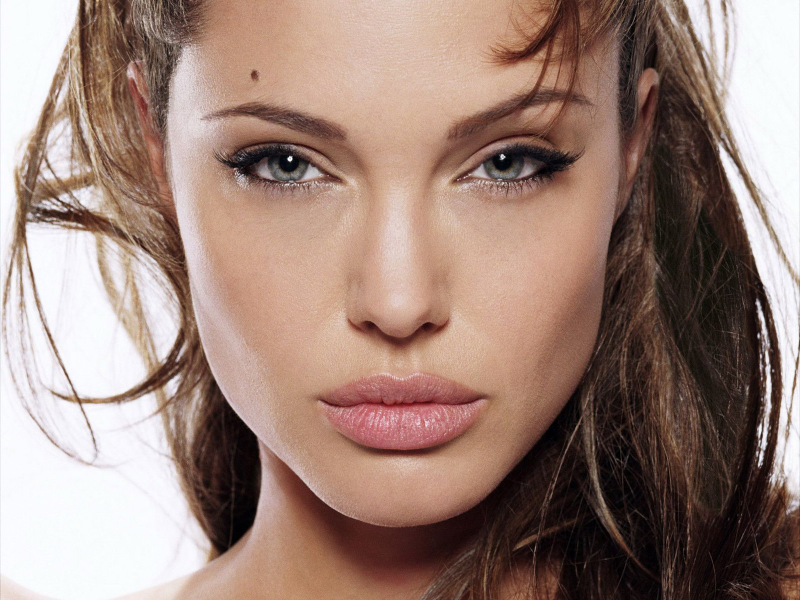
%> input picture Eye Detection/validation/v01.jpg, 1600 x 1200 px (shown at 1/2 size)
$ octave --eval "result = eye_detection(imread('validation/v01.jpg'));"   (GNU Octave 9; MATLAB toolbox functions it lacks are replaced by stand-ins)
%> lines starting %> are read from the running program, lines starting %| are printed output that depends on the picture; in (x1, y1, x2, y2) boxes, pixels count from 0 and x2, y2 are one past the last pixel; in counts of white or black regions, pixels touching at a corner belong together; the program's own positions count from 1
% Please edit this function only, and submit this Matlab file in a zip file
% along with your PDF report

function [left_x, right_x, left_y, right_y] = eye_detection(img)
% INPUT: RGB image
% OUTPUT: x and y coordinates of left and right eye.
% Please rewrite this function, and submit this file in Canvas (in a zip file with the report).
left_x = 100;
right_x = 300;
left_y = 50;
right_y = 50;
img = rgb2gray(img);
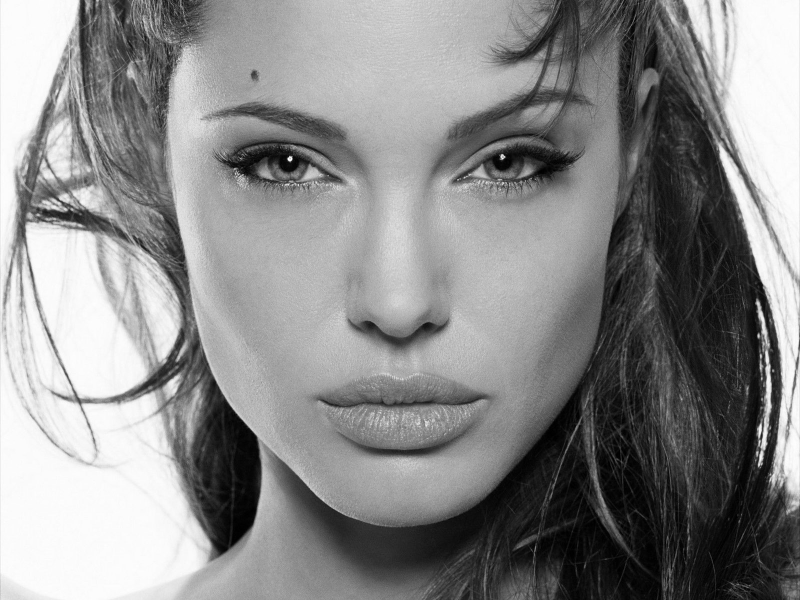
%> img: size 1200x1600 uint8 (shown at 1/2 size); min 0, max 255, mean 137.5
resize = 0;
[m n] = size(img);
%> m = 1200; n = 1600
while (m>2000 || n>2000)
    img = imresize(img, 0.9);
    resize = resize + 1;
    [m n] = size(img);
end
%> after the loop, resize = 0
img = imgaussfilt(img, 0.3);
img = imcrop(img, [1 1 n (3*m)/4]);
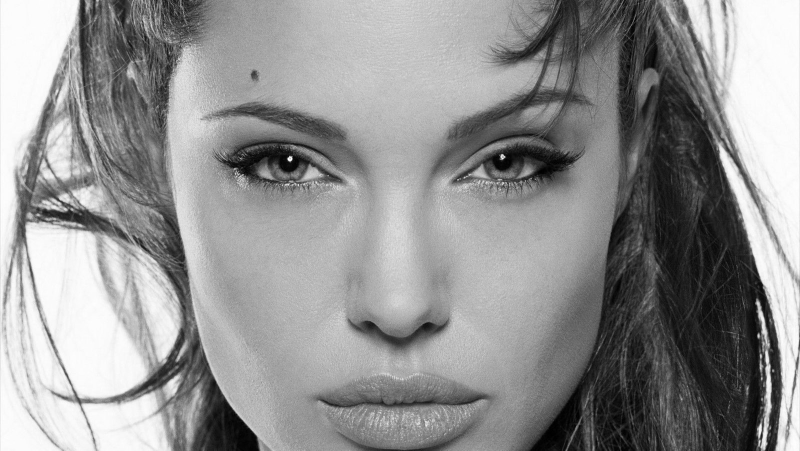
%> img: size 901x1600 uint8 (shown at 1/2 size); min 0, max 255, mean 146.1
e = edge(img, 'Canny', 0.65);
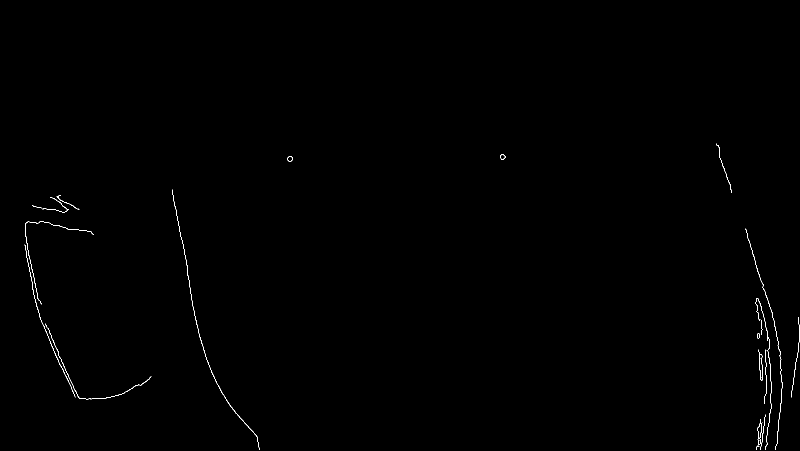
%> e: size 901x1600 logical (shown at 1/2 size); 0.25% white in thin lines or dots, all inside (x1, y1, x2, y2) = (49, 287, 1599, 900)
sens = 0.7;
col = zeros(100);
circles=0;
flag = 0;
while circles ~= 2 && sens <1
    [col ~] = imfindcircles(e, [6 15], 'ObjectPolarity', 'bright', 'Sensitivity', sens);
    [circles , ~] = size(col);
    if circles>2 && sens<1
        sens = (sens - 0.01);
        flag = flag+1;
    elseif circles<2
        sens = (sens + 0.01);
        flag = flag+1;
    end
    if ((sens>0.99 && circles~=2) || flag>30)
        break
    end
end
%> this loop made 1 pass
%> (col, circles) on pass 1: ([580.6 318.2; 1005.6 314.4], 2)
%> after the loop, flag = 0; sens = 0.7
if circles >=2
    if(col(1, 1)<col(2,1))
        lx = col(1, 1);
%> lx = 580.6
        rx = col(2, 1);
%> rx = 1005.6
        ly = col(1, 2);
%> ly = 318.2
        ry = col(2, 2);
%> ry = 314.4
    else
        lx = col(2, 1);
        rx = col(1, 1);
        ly = col(1, 2);
        ry = col(2, 2);
    end
    while(resize~=0)
        lx  =lx + (0.1*lx);
        rx = rx + (0.1*rx);
        ly = ly + (0.1*ly);
        ry = ry + (0.1*ry);
        resize = resize-1;
    end
%> this loop made 0 passes
left_x = lx;
%> left_x = 580.6
right_x = rx;
%> right_x = 1005.6
left_y = ly;
%> left_y = 318.2
right_y = ry;
%> right_y = 314.4
%> `result = eye_detection(imread('validation/v01.jpg'));`: result = 580.6
end
end

$ run again, on Eye Detection/validation/v04.jpg
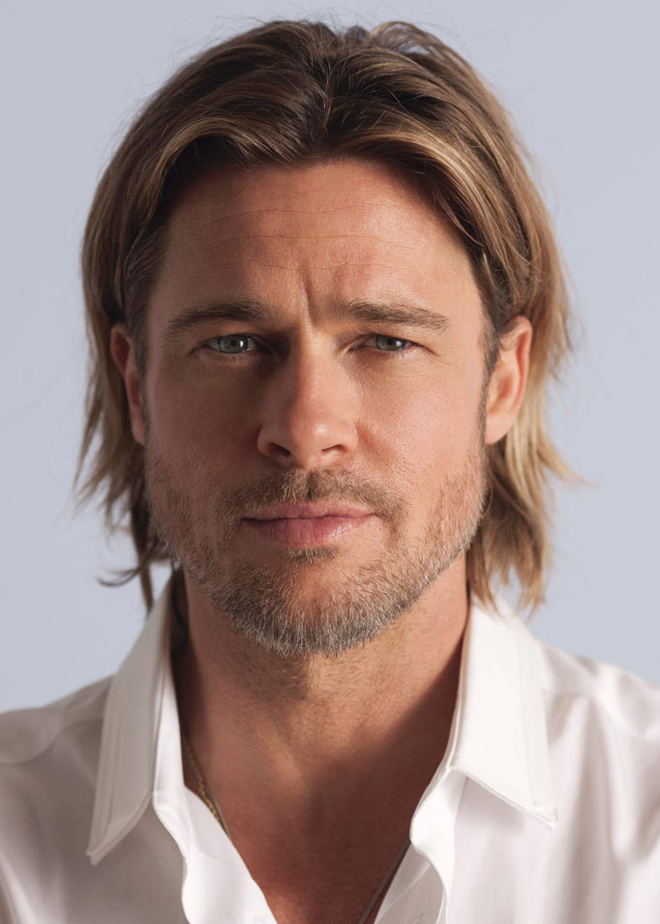
%> input picture Eye Detection/validation/v04.jpg, 660 x 924 px
%> in eye_detection, `img = rgb2gray(img);`:
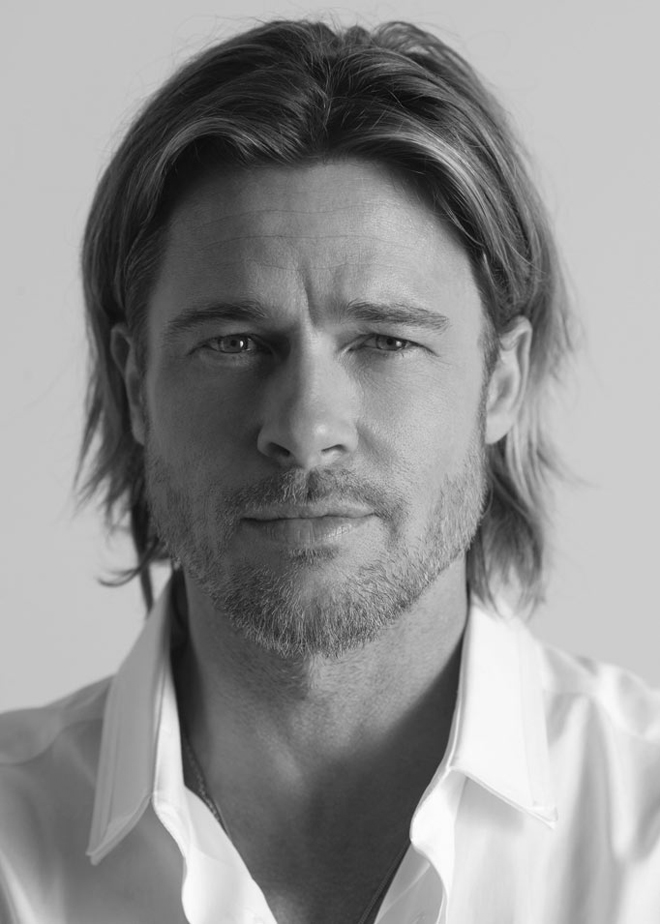
%> img: size 924x660 uint8; min 6, max 254, mean 144.2
%> after the loop in eye_detection, `while (m>2000 || n>2000)`: resize = 0
%> in eye_detection, `e = edge(img, 'Canny', 0.65);`:
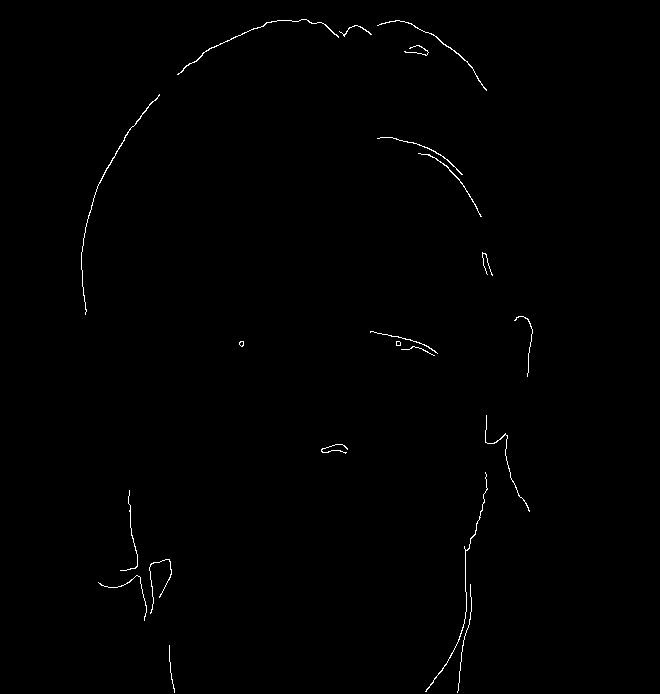
%> e: size 694x660 logical; 0.49% white in thin lines or dots, all inside (x1, y1, x2, y2) = (81, 19, 533, 693)
%> the loop in eye_detection, `while circles ~= 2 && sens <1` made 5 passes
%> (col, circles) on passes 1 to 5: ([528.9 342.3], 1), ([521.8 342], 1), ([522.7 345], 1), ([522.8 344.3], 1), ([523.3 333.4; 141.3 565], 2)
%> after the loop in eye_detection, `while circles ~= 2 && sens <1`: flag = 4; sens = 0.74
%> lx = 141.3
%> rx = 523.3
%> ly = 333.4
%> ry = 565
%> left_x = 141.3
%> right_x = 523.3
%> left_y = 333.4
%> right_y = 565
%> result = 141.3
